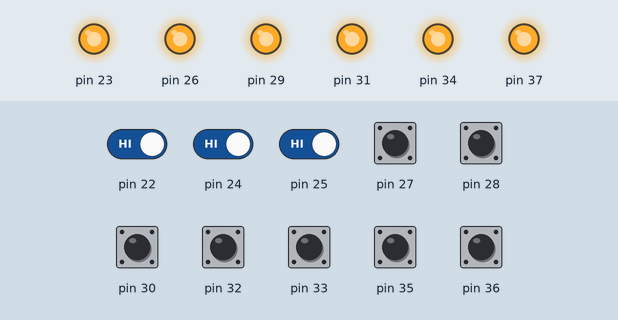
This sketch was run on a simulated Arduino Mega 2560, built for the host (arithmetic inside an expression is 32-bit, double 64-bit). Shown: output pins drawn as LEDs (lit = HIGH). The inputs (shaded band) are chosen by the test bench; at power-on: pin 22, pin 24, pin 25, pin 27, pin 28, pin 30, pin 32, pin 33, pin 35, pin 36 HIGH.

Above: at 1.2 s.
1.3 s: pin 22 driven HIGH
At 2.5 s:
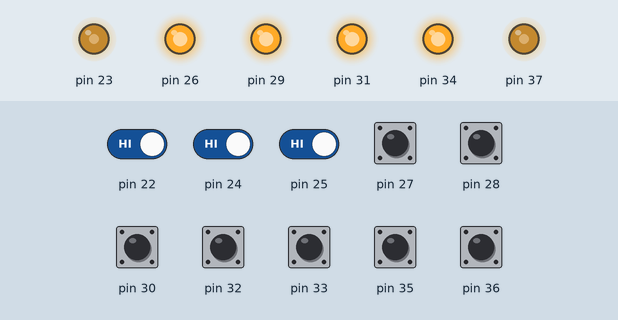
2.8 s: pin 24 driven HIGH
At 3.2 s:
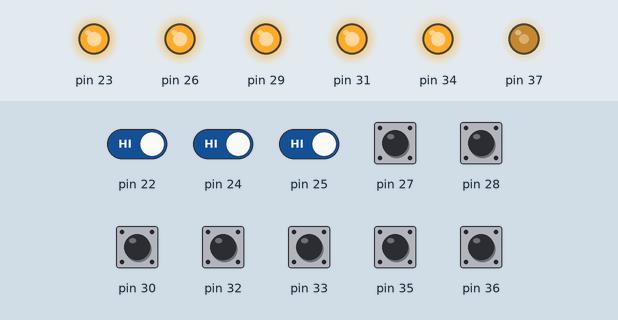
4.3 s: pin 25 driven HIGH
At 4.8 s:
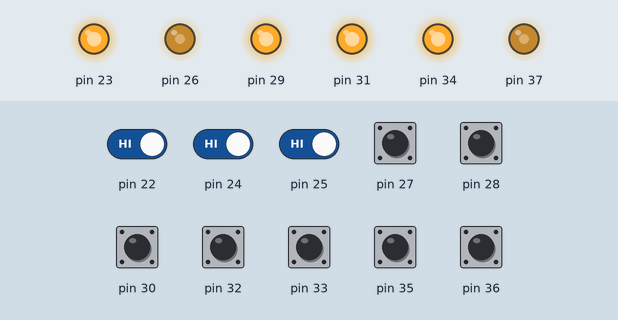
5.8 s: pin 27 pulled LOW for 0.15 s
At 5.87 s:
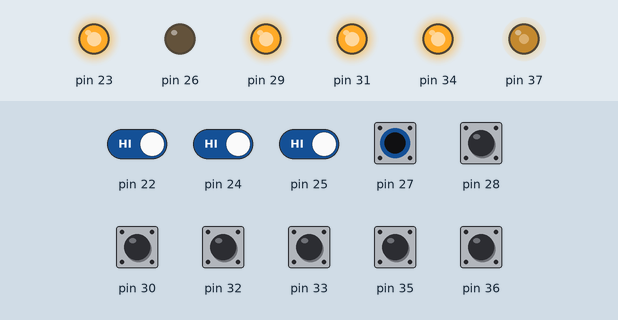
7.4 s: pin 28 pulled LOW for 1 s
At 8.9 s:
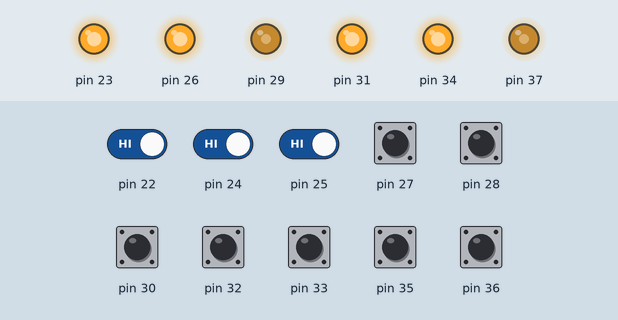
10.0 s: pin 30 pulled LOW for 0.15 s
At 10.7 s:
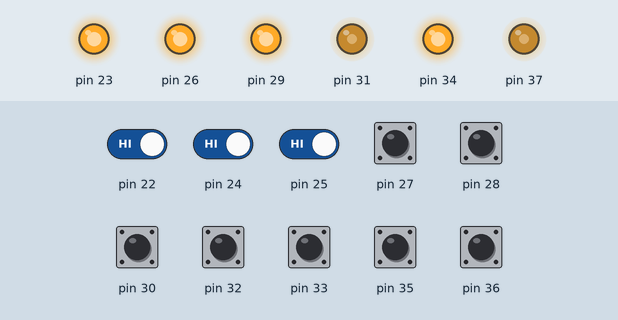
Timing chart, 0 to 12.6 s (numbered marks = the images above; inputs shaded):
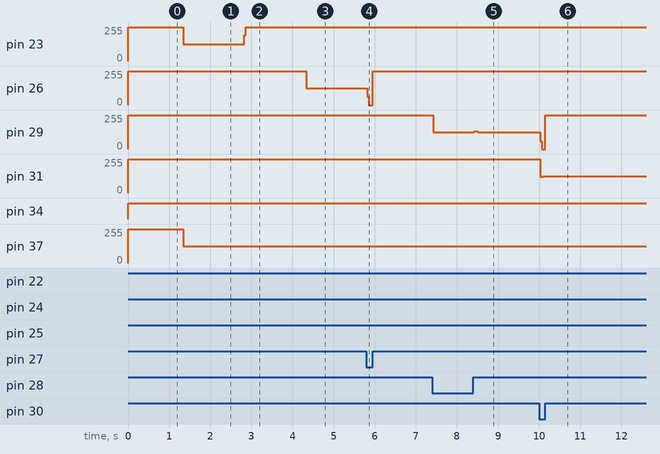

The sketch:

Q19.ino
```cpp
void setup()
{
    DDRA  = 0b10010010;  // LEDs: PA1, PA4, PA7 outputs
    PORTA = 0b01101101;  // Pull-ups for switches
    DDRC  = 0b01001001;  // LEDs: PC0, PC3, PC6 outputs
    PORTC = 0b10110110;  // Pull-ups for switches
}

void loop()
{
    uint8_t swA = ~PINA, swC = ~PINC;
    PORTA = ~((PORTA & ~0b10010010) |((((swA>>0)&1) ^ ((swA>>2)&1)) << 1) |((((swA>>3)&1) ^ ((swA>>5)&1)) << 4) |((((swA>>6)&1) ^ ((swC>>7)&1)) << 7));
    PORTC = ~((PORTC & ~0b01001001) |((((swA>>0)&1) ^ ((swC>>1)&1)) << 0) |((((swC>>2)&1) ^ ((swC>>4)&1)) << 3) |((((swC>>5)&1) ^ ((swC>>7)&1)) << 6));
}
```

Measured:
- after the input at 1.3 s, pin 23, pin 37: 255/255 → 125/255 at once
- after the input at 2.8 s, pin 23: 125/255 → 255/255 at once
- after the input at 4.3 s, pin 26: 255/255 → 127/255 at once
- after the input at 5.8 s, pin 26: 127/255 → 0/255 at once, → 255/255 0.13 s later
- after the input at 7.4 s, pin 29: 255/255 → 127/255 at once, → 133/255 1.0 s later, → 127/255 0.08 s later
- after the input at 10.0 s, pin 29: 127/255 → 0/255 at once, → 255/255 0.13 s later; pin 31: 255/255 → 121/255 at once, → 127/255 0.08 s later
